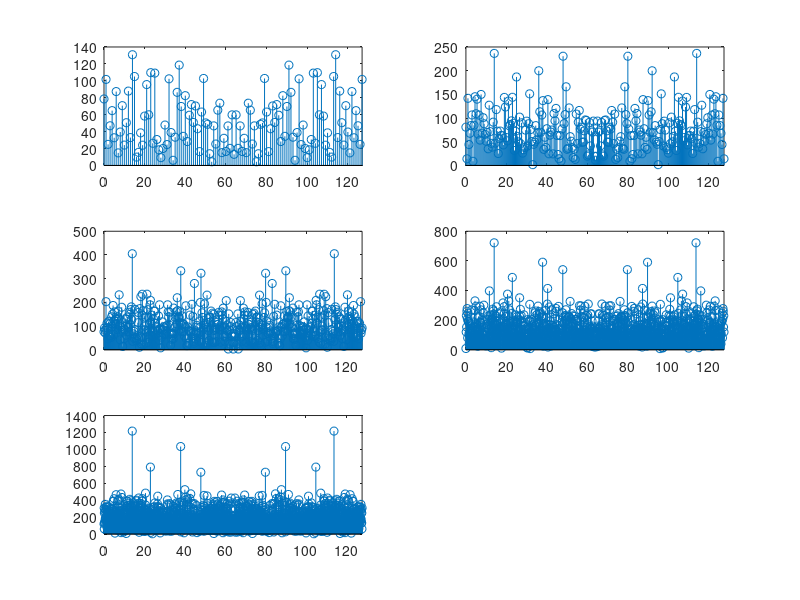

The MATLAB source for this figure: (Note: this script raises an error after producing the figure.)
load('signal658.mat');

fs = 128;
Ns = [128 256 512 1024 1792];

figure(1);
for i = 1:5
    N = Ns(i);
    f = [0:(N-1)] * fs / N;

    si = xn_test(1:N);
    Si = fft(si);
    Si_mag = abs(Si);

    subplot(3, 2, i);
    stem(f, Si_mag);
    xlim([0 f(N)]);
end

L = 14;
K = 128;

X_avg = dft_average(xn_test, L, K);
X_avg_mag = abs(X_avg);

f = [0:(K-1)] * fs / K;

figure(2);
stem(f, X_avg_mag);
xlim([0 f(K)]);